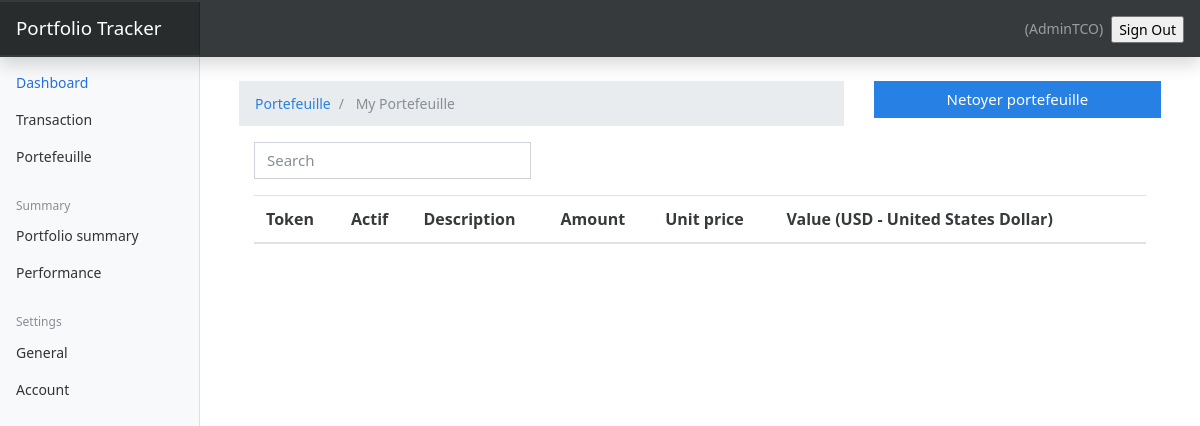
The app's page /portefeuille/ (signed in), older data.
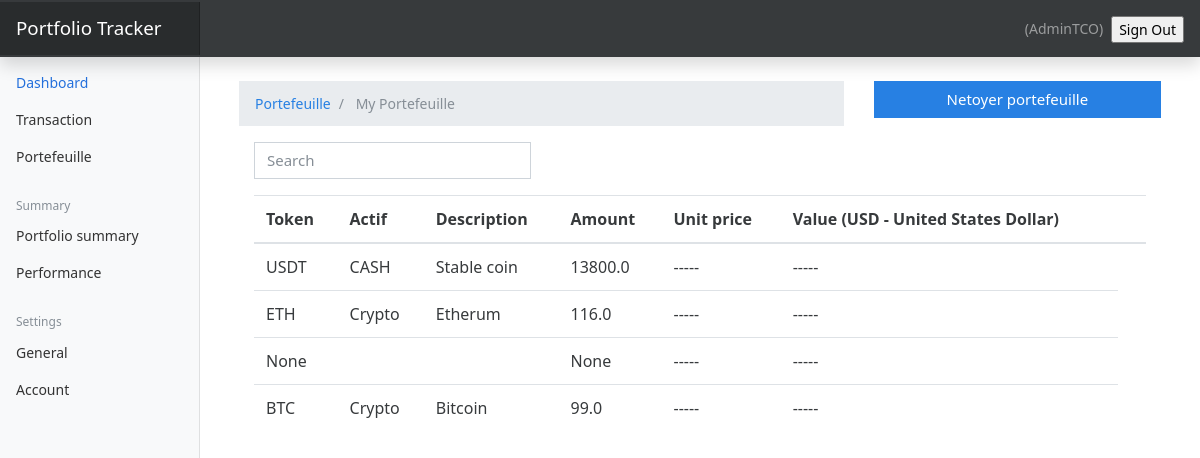
The same page, newer data.
### userpreferences/models.py (models this page shows, shortened)
class UserPreference(models.Model):
    user = models.OneToOneField(to=User, on_delete=models.CASCADE)
    currency = models.CharField(max_length=255, blank=True, null=True)

### portefeuille/models.py (models this page shows, shortened)
class Portefeuille(models.Model):
    token = models.CharField(max_length=20)
    amount=models.FloatField(null=True)
    type_actif = models.CharField(max_length=100)
    description = models.CharField(max_length=150)
    value = models.FloatField(null=True)
    unit_price = models.FloatField(null=True)
    class Meta:
        ordering: ['token']

### portefeuille/views.py (the view, shortened to what this page needs)
# urls.py: path("", views.index, name='portefeuille'),
def index(request):
    portefeuille = Portefeuille.objects.all()
    paginator = Paginator(portefeuille, 5)
    page_number = request.GET.get('page')
    page_obj = Paginator.get_page(paginator, page_number)
    currency = UserPreference.objects.get(user=request.user).currency
    context = {
        'protefeuille': portefeuille,
        'page_obj': page_obj,
        'currency': currency
    }
    return render(request, 'portefeuille/index.html', context)

### templates/portefeuille/index.html (shortened to what this page needs)
{% extends 'base.html' %}
{% load static %}
{% block content %}
<div class="container mt-4">
  <div class="row">
    <div class="col-md-8">
      <nav aria-label="breadcrumb">
        <ol class="breadcrumb">
          <li class="breadcrumb-item">
            <a href="">Portefeuille</a>
          </li>
          <li class="breadcrumb-item active" aria-current="page">
            My Portefeuille
          </li>
        </ol>
      </nav>
    </div>
    <div class="col-md-4">
        <button class ="btn btn-block btn-primary" id="confirmationButton">Netoyer portefeuille</button>
    </div>
  </div>
  <div class="container">
    <div class="row">
      <div class="col-md-4">
        <div class="form-group">
          <input type="text" class="form-control" id="searchField" placeholder="Search">
        </div>
      </div>
    </div>
    <div class="app-table">
      <table class="table table-stripped table-hover">
        <thead>
          <tr>
            <th>Token</th>
            <th>Actif</th>
            <th>Description</th>
            <th>Amount</th>
            <th>Unit price</th>
            <th>Value ({{currency}})</th>
            <th></th>
          </tr>
        </thead>
        <tbody>
          {% for token_ in page_obj%}
          <tr>
            <td>{{token_.token}}</td>
            <td>{{token_.type_actif}}</td>
            <td>{{token_.description}}</td>
            <td>{{token_.amount}}</td>
            <td>-----</td>
            <td>-----</td>
          </tr>
          {% endfor %}
        </tbody>
      </table>
    </div>
      </div>
</div>
</div>
{% endblock content %}

### templates/base.html (shortened to what this page needs)
{% load static %}
<html lang="en">
  <head>
    <link href="{% static 'css/bootstrap.min.css' %}" rel="stylesheet" />
    <link href="{% static 'css/main.css' %}" rel="stylesheet" />
    <link href="{% static 'css/dashboard.css' %}" rel="stylesheet" />
  </head>
  <body>
    <header
      class="navbar navbar-dark sticky-top bg-dark flex-md-nowrap p-0 shadow"
    >
      <a class="navbar-brand col-md-3 col-lg-2 me-0 px-3 fs-6" href="#"
        >Portfolio Tracker</a
      >
      <ul
        class="navbar-nav px-3"
        style="display: flex; flex-direction: row; align-items: center;"
      >
        <li class="nav-item text-nowrap">
          <span class="nav-link" href="">
            ({{request.user.username}})
          </span>
        </li>
        <li class="nav-item text-nowrap mt-3 ml-2">
          <form action="{% url  'logout' %}" method="POST">
            <input
              class="text text-capitalize"
              type="submit"
              value="Sign out"
            />
          </form>
        </li>
      </ul>
    </header>
    <div class="container-fluid">
      <div class="row">
        {% include 'partials/_sidebar.html' %}
        <main class="col-md-9 ml-sm-auto col-lg-10 px-md-4">
          {% block content %} {% endblock %}
      </div>
  </body>
</html>

### templates/partials/_sidebar.html (shortened to what this page needs)
{% load static %}
<nav
  id="sidebarMenu"
  class="col-md-3 col-lg-2 d-md-block bg-light sidebar collapse"
>
  <div class="position-sticky pt-3">
    <ul class="nav flex-column">
      <li class="nav-item">
        <a class="nav-link active" aria-current="page" href="#">
          Dashboard <span class="sr-only">(current)</span>
        </a>
      </li>
      <li class="nav-item">
        <a class="nav-link" href="{% url 'transactions' %}"> Transaction </a>
      </li>
      <li class="nav-item">
        <a class="nav-link" href="{% url 'portefeuille' %}"> Portefeuille
        </a>
      </li>
    </ul>
    <h6
      class="sidebar-heading d-flex justify-content-between align-items-center px-3 mt-4 mb-1 text-muted"
    >
      <span>Summary</span>
    </h6>
    <ul class="nav flex-column mb-2">
      <li class="nav-item">
        <a class="nav-link">
          {% comment %} href="{% url 'stats'%}" {% endcomment %} Portfolio
          summary
        </a>
      </li>
      <li class="nav-item">
        <a class="nav-link" href="#">
          Performance
        </a>
      </li>
    </ul>
    <h6
      class="sidebar-heading d-flex justify-content-between align-items-center px-3 mt-4 mb-1 text-muted"
    >
      <span>Settings</span>
    </h6>
    <ul class="nav flex-column mb-2">
      <li class="nav-item">
        <a class="nav-link" href="{% url 'preferences' %}"> General </a>
      </li>
      <li class="nav-item">
        <a class="nav-link" href="#">
          Account
        </a>
      </li>
    </ul>
  </div>
</nav>

### suivi_portfolio/static/css/dashboard.css (style rules this page uses)
body { font-size: .875rem; }
.sidebar { position: fixed; top: 0; bottom: 0; left: 0; z-index: 100; padding: 48px 0 0; box-shadow: inset -1px 0 0 rgba(0, 0, 0, .1); }
.sidebar .nav-link { font-weight: 500; color: #333; }
.sidebar .nav-link.active { color: #2470dc; }
.sidebar-heading { font-size: .75rem; }
.navbar-brand { padding-top: .75rem; padding-bottom: .75rem; background-color: rgba(0, 0, 0, .25); box-shadow: inset -1px 0 0 rgba(0, 0, 0, .25); }

Row changes from the older to the newer data that the page shows:
added Portefeuille: token "USDT", type_actif "CASH", description "Stable coin", amount "13800.0"
added Portefeuille: token "ETH", type_actif "Crypto", description "Etherum", amount "116.0"
added Portefeuille: token "None", amount "None"
added Portefeuille: token "BTC", type_actif "Crypto", description "Bitcoin", amount "99.0"
